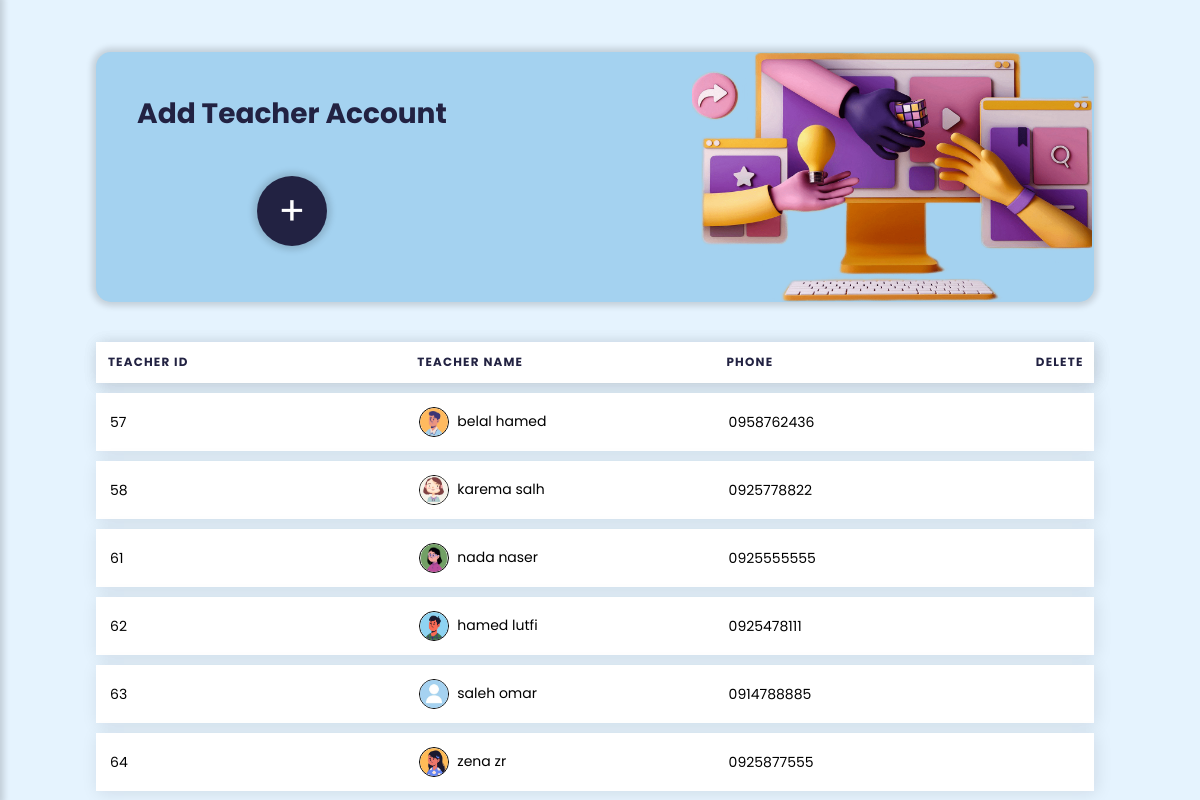
/UI/control_panel/teacher_control_panel.php (signed in), run on the app's committed database.
### tables this page shows
CREATE TABLE IF NOT EXISTS `teacher` (
  `tr_id` int(8) NOT NULL AUTO_INCREMENT,
  `user_id` int(8) NOT NULL,
  `tr_phone_no` varchar(10) NOT NULL,
  PRIMARY KEY (`tr_id`),
  KEY `user_id` (`user_id`)
);

CREATE TABLE IF NOT EXISTS `user` (
  `user_id` int(8) NOT NULL AUTO_INCREMENT,
  `full_name` varchar(50) NOT NULL,
  `password` varchar(225) NOT NULL,
  `u_img` varchar(225) DEFAULT NULL,
  `role` varchar(8) DEFAULT NULL,
  PRIMARY KEY (`user_id`)
);

### DataBase/db.php (called while the page is built, shortened)
<?php
require("Connection.php");
function selectAllteacher(){
    global $conn;
    $sql = "Select teacher.tr_id,user.user_id,user.full_name,user.u_img,teacher.tr_phone_no from teacher,user WHERE user.user_id=teacher.user_id;";
    $pre=$conn->prepare($sql);
    $pre->execute();
    $records=$pre->get_result()->fetch_all(MYSQLI_ASSOC);
    return $records;
}

### UI/control_panel/teacher_control_panel.php (the view, shortened to what this page needs)
<?php
$teachers=selectAllteacher();
?>
<!DOCTYPE html>
<html lang="en">
    <head>
        <link rel="stylesheet" href="../../css/controlpanel_groups_teacher_student_files.css">
        <link rel="stylesheet" href="https://maxst.icons8.com/vue-static/landings/line-awesome/line-awesome/1.3.0/css/line-awesome.min.css">
    </head>
<body id="b-vlightblue">
<header class="main_icon">
</header>
<div class="main-content">
    <div class="header-box tr">
        <div class="header-box-content-table">
            <h2>Add Teacher Account</h2><br>
            <a href="<?php echo BASE_URL . '/UI/control_panel/create_teacher.php' ?>">
                <button class="btn-create">+</button>
            </a>
        </div>
        <img src="../../sources/image/teacher_image_3d.png" >
    </div>
    <div class="table-box">
        <table class="table">
            <thead>
                <tr>
                    <th scope="col">Teacher Id</th>
                    <th scope="col">Teacher Name</th>
                    <th scope="col">Phone</th>
                    <th scope="col" width="70px">Delete</th>
                </tr>
            </thead>
            <tbody>
            <?php foreach($teachers as $key => $teacher):?>
                <tr>
                    <td data-label="tr-id"><?php echo $teacher['tr_id'] ?></td>
                    <td data-label="tr-name"><img src="<?php echo BASE_URL . '/sources/image/' . $teacher['u_img']; ?>" class="tab-img" style="width: 30px; height: 30px;border-radius:100%;"><?php echo $teacher['full_name'] ?></td>
                    <td data-label="tr-phone"><?php echo $teacher['tr_phone_no'] ?></td>
                    <td data-label="delete"><a onclick="return confirmDelete()" href="teacher_control_panel.php?delete_tr_id=<?php echo $teacher['tr_id']; ?>&deleteID=<?php echo $teacher['user_id']; ?>"><i class="las la-trash-alt ticon delet"></i></a></td>
                </tr>
            <?php endforeach; ?>
            </tbody>
        </table>
    </div>
</div>
</body>
</html>

### css/controlpanel_groups_teacher_student_files.css (style rules this page uses)
:root { --darkblue:#2A3D6C ; --vdarkblue:#222242 ; --orange:#FFBA5F; --lightorange:#fcc680; --shadow1:rgba(17,17,26,0.1) 2px 2px 16px; --shadow2:0 0 0.375rem 0.25rem rgb(0 0 0 / 15%); --lightblue:#A4D2F0; --lightgreen:#D8E6D6; --vlightblue:#e5f3fe; --darkgreen:#53744A; --red:#D92A2A; }
* { padding: 0; margin: 0; text-decoration: none; list-style-type: none; box-sizing: border-box; font-family: "Poppins", sans-serif; }
body { overflow-x: hidden; }
a:is(:link,:active,:hover).active { font-weight: bolder; font-size: 18px; }
.main-content { margin-left:290px; width: calc(100vw - 290px); transition: margin-left 300ms; padding: 1rem 6rem; }
header { display: flex; align-items: center; }
.header-box { height: 250px; width: 99%; box-shadow: var(--shadow2); background: var(--lightblue); margin-top: 20px; border-radius: 15px; }
.header-box img { width: 420px; float: right; margin-right: 100px; }
.btn-create { border: none; border-radius: 100%; width: 70px; height: 70px; font-size: 40px; color: #FFFFFF; font-style: bold; background: var(--vdarkblue); box-shadow: var(--shadow2); transition : background-color 0.3s; }
@media only screen and (max-width:1334px) { .header-box img { margin-top: 0rem; margin-right: .3rem; width: 440px; } }
@media only screen and (max-width:1370px) { .header-box img { margin-top: 0rem; margin-right: .1rem; width: 400px; } }
@media only screen and (max-width:1280px) { .main-content { width: 100vw; margin-left: 0; } }
#b-vlightblue { background: var(--vlightblue); }
.header-box-content-table { float: left; padding:25px; }
.header-box-content-table { text-align: center; }
.header-box-content-table h2 { font-size: 28px; padding: 1rem; color: var(--vdarkblue); }
.table-box { width:99%; box-shadow: var(--shadow); margin-top: 30px; border-radius: 10px; float: left; }
table { border-collapse: separate; margin: 0; padding: 0; width: 100%; font-size: 14px; border-radius: 10px; table-layout: fixed; border-spacing: 0 10px; }
table tr { padding: .15em; margin-bottom: 10px; box-shadow: var(--shadow1); }
thead { box-shadow: var(--shadow1); color: var(--vdarkblue); }
table th,table td { padding: 1em; text-align: left; background: #FFFFFF; }
table th { font-size: .85em; letter-spacing: .1em; text-transform: uppercase; }
.tab-img { display: inline-block; width: 30px; height: 30px; vertical-align: middle; border: 1px solid #000; border-radius:100%; margin-right: 8px; }
.ticon { padding: 5px; background: var(--gray); border-radius: 4px; width: 15px; height: 15px; text-align: center; font-size: 20px; margin-left: 10px; }
.ticon.delet { color: var(--red); }
@media only screen and (max-width:1401px) { .header-box.tr img { margin-top: 0rem; margin-right: .1rem; width: 400px; } }

### data on the page
teacher: tr_id "57", user.u_img (picture), user.full_name "belal hamed", tr_phone_no "0958762436"
teacher: tr_id "58", user.u_img (picture), user.full_name "karema salh", tr_phone_no "0925778822"
teacher: tr_id "61", user.u_img (picture), user.full_name "nada naser", tr_phone_no "0925555555"
teacher: tr_id "62", user.u_img (picture), user.full_name "hamed lutfi", tr_phone_no "0925478111"
teacher: tr_id "63", user.u_img (picture), user.full_name "saleh omar", tr_phone_no "0914788885"
teacher: tr_id "64", user.u_img (picture), user.full_name "zena zr", tr_phone_no "0925877555"
